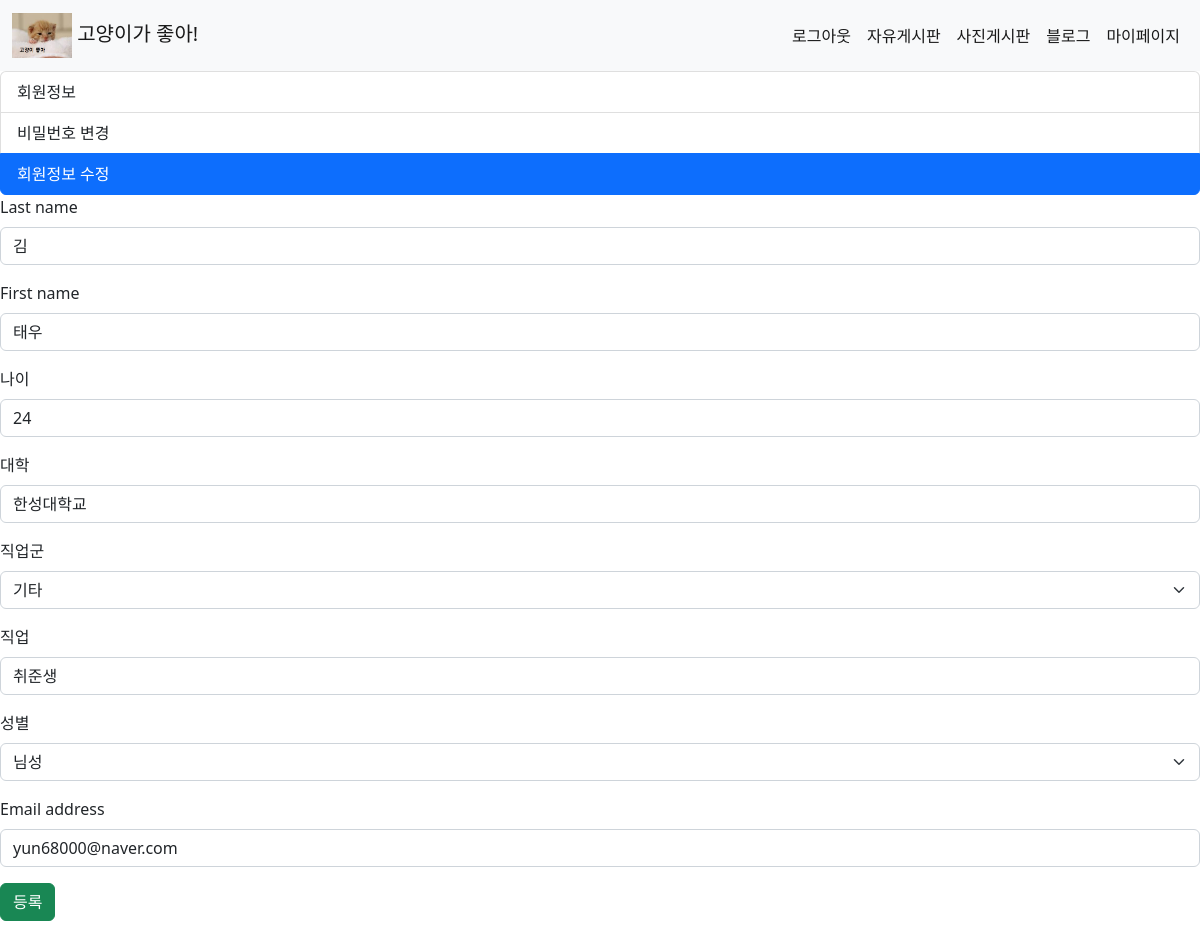
/accounts/mypage_inf/ (signed in), run on the app's committed database.
### accounts/models.py (models this page shows)
class MyUser(AbstractUser):
    avatar = models.ImageField(blank=True)
    age = models.IntegerField(blank=True, null=True)
    univ = models.CharField(max_length=15, blank=True)
    job = models.CharField(max_length=20, blank=True)
    blog = models.OneToOneField(MyBlog, on_delete=models.CASCADE, null=True)
    job_group_choices = (('경영,사무,금융,보험직', '경영,사무,금융,보험직')
                         , ('연구,공학,기술직', '연구,공학,기술직')
                         , ('교육,법률,사회복지,경찰,소방직 및 군인', '교육,법률,사회복지,경찰,소방직 및 군인')
                         , ('보건,의료직', '보건,의료직')
                         , ('예술,디자인,방송,스포츠직', '예술,디자인,방송,스포츠직')
                         , ('미용,경비,청소직', '미용,경비,청소직')
                         , ('영업등', '영업,판매,운전,운송직')
                         , ('영업,판매,운전,운송직', '건설,채굴직')
                         , ('설치,정비,생산직', '설치,정비,생산직')
                         , ('농립어업직', '농립어업직')
                         , ('기타', '기타'))
    job_group = models.CharField(max_length=30, default="기타", choices=job_group_choices)
    gender_choices = (('남성', '님성'), ('여성', '여성'))
    gender = models.CharField(max_length=7, choices=gender_choices)

### accounts/views.py (the view)
# urls.py: path('mypage_inf/', views.my_page_inf_change, name='my_page_inf_change'),
@login_required()
def my_page_inf_change(request):
    if request.method == "POST":
        form = MyUserChangeForm(request.POST, instance=request.user)
        if form.is_valid():
            user = form.save(commit=False)
            user.save()
            return redirect('community:my_page')
    else:
        form = MyUserChangeForm(instance=request.user)
        return render(request, 'community/mypage_inf_change.html', {'form': form})

### accounts/forms.py
class MyUserChangeForm(UserChangeForm):
    password = None
    class Meta:
        model = get_user_model()
        fields = ['last_name', 'first_name', 'age', 'univ', 'job_group', 'job', 'gender', 'email', ]
        widgets = {
            'age': forms.NumberInput()
        }
        labels = {
            "age": "나이",
            "univ": "대학",
            "job_group": "직업군",
            "job": "직업",
            "gender": "성별"
        }

### community/templates/community/mypage_inf_change.html (shortened to what this page needs)
{% extends 'community/mypage_base.html' %}
{% load django_bootstrap5 %}
{% block menu %}
    <a href="{% url 'community:my_page' %}" class="list-group-item" href="">회원정보</a>
    <a href="{% url 'accounts:my_page_password' %}" class="list-group-item " href="">비밀번호 변경</a>
    {% if user.first_name and user.last_name and user.gender and user.age and user.univ and user.email and user.job %}
        <a href="{% url 'accounts:my_page_inf_change' %}" class="list-group-item list-group-item-action active" href="">회원정보
            수정</a>
    {% else %}
        <a href="{% url 'accounts:my_page_inf_change' %}" class="list-group-item list-group-item-action active" href="">회원정보
            등록</a>
    {% endif %}
{% endblock %}
{% block my_content %}
    <form action="" method="POST">
        {% bootstrap_form form %}
        <button type="submit" class="btn btn-success">등록</button>
    </form>
{% endblock %}

### community/templates/community/base.html (style rules this page uses)
a { text-decoration: none; }

### data on the page
MyUser: last_name "김", first_name "태우", age "24", univ "한성대학교", job_group "기타", job "취준생", gender "님성", email "yun68000@naver.com"
